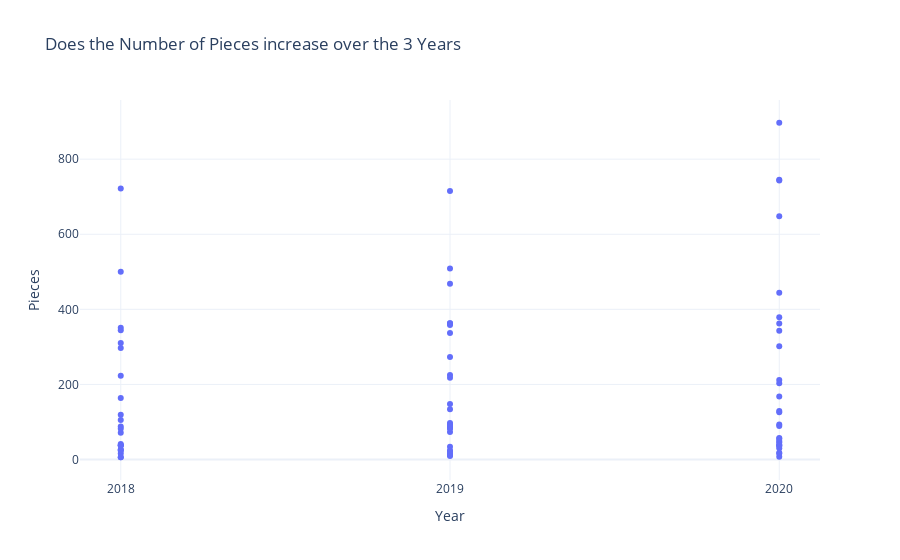

The notebook cell this image was saved under:
### Markdown cell above
## (b) On average are the number of pieces increase, decreasing, or staying the same over the three years?

### Code cell
piece_fig = px.scatter(
    DF,
    x='year',
    y='pieces',
    title='Does the Number of Pieces increase over the 3 Years',
)

piece_fig.update_layout(
    xaxis_title='Year',
    yaxis_title='Pieces',
    template='plotly_white'
)

piece_fig.update_xaxes(dtick=1)
piece_fig.show()

### Figure 1 — Plotly figure (JSON) as saved in the notebook; plotly's stock layout.template omitted (floating-point values rounded to 4 significant figures)
{"data": [{"hovertemplate": "year=%{x}<br>pieces=%{y}<extra></extra>", "legendgroup": "", "marker": {"color": "#636efa", "symbol": "circle"}, "mode": "markers", "name": "", "orientation": "v", "showlegend": false, "type": "scatter", "x": [2018, 2018, 2018, 2018, 2018, 2018, 2018, 2018, 2018, 2018, 2018, 2019, 2019, 2019, 2019, 2019, 2019, 2019, 2020, 2020, 2020, 2020, 2020, 2020, 2020, 2018, 2018, 2018, 2018, 2018, 2019, 2019, 2019, 2019, 2019, 2019, 2019, 2019, 2019, 2019, 2020, 2020, 2020, 2020, 2020, 2020, 2020, 2020, 2020, 2020, 2018, 2018, 2018, 2018, 2018, 2018, 2018, 2019, 2019, 2019, 2019, 2019, 2019, 2019, 2019, 2020, 2020, 2020, 2020, 2020, 2020, 2020, 2020, 2020, 2020], "xaxis": "x", "y": [6, 6, 41, 71, 26, 16, 26, 105, 38, 37, 23, 15, 34, 21, 9, 73, 12, 24, 36, 7, 30, 16, 18, 46, 129, 119, 223, 351, 722, 500, 85, 83, 134, 337, 715, 468, 225, 363, 83, 93, 379, 57, 49, 40, 37, 203, 302, 648, 343, 444, 37, 88, 297, 344, 310, 82, 164, 218, 97, 509, 363, 88, 148, 358, 273, 212, 362, 743, 93, 89, 55, 126, 897, 745, 168], "yaxis": "y"}], "layout": {"legend": {"tracegroupgap": 0}, "title": {"text": "Does the Number of Pieces increase over the 3 Years"}, "xaxis": {"anchor": "y", "domain": [0, 1], "dtick": 1, "title": {"text": "Year"}}, "yaxis": {"anchor": "x", "domain": [0, 1], "title": {"text": "Pieces"}}}}
